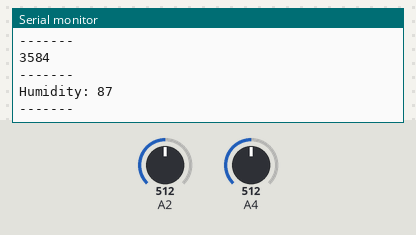
Recording of a sketch running on a simulated Arduino Uno, built with avr-gcc and run on an emulated ATmega328P. On the bench: the last lines printed to the serial monitor. Inputs (shaded band) come from the test bench; at power-on: A2 = 512, A4 = 512.

Above: at 1.8 s.
1.9 s: A2 set to 716
At 2.8 s:
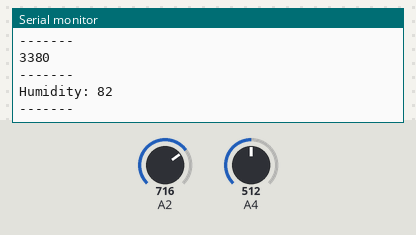
3.4 s: A4 set to 306
4.9 s: A2 set to 900
At 5.8 s:
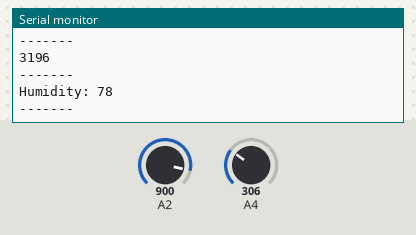
6.4 s: A4 set to 122
Timing chart, 0 to 8.9 s (numbered marks = the images above; inputs shaded):
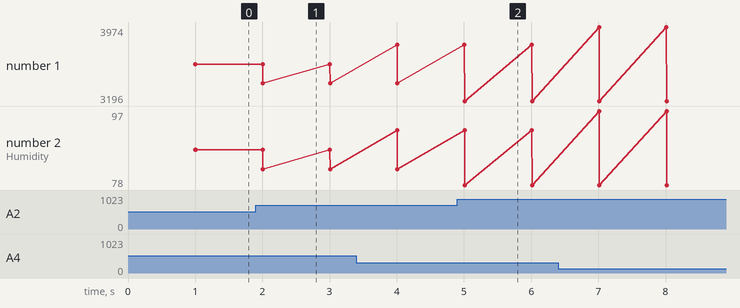

Measured:
- after the input at 1.9 s, the serial monitor: prints a new line after 0.11 s (image 1)
- after the input at 4.9 s, the serial monitor: prints a new line after 0.11 s (image 2)
- plotted number 1: 3584 → 3380 after the input at 1.9 s, 3380 → 3196 after the input at 4.9 s
- plotted number 2: 87 → 82 after the input at 1.9 s, 82 → 78 after the input at 4.9 s

The sketch:

ESP-Sensor-Basico.ino
```cpp
const int senPin1 = 34;
const int senPin2 = 32;
unsigned long period = 1000;

int sensorValue(int senPin) {
  int aux = 4096 - analogRead(senPin);
  Serial.println(aux);
  Serial.println("-------");
  int aux1 = map(aux, 0, 4096, 0, 100);
  Serial.print("Humidity: ");
  Serial.println(aux1);
  Serial.println("-------");
  return analogRead(senPin);
}

void setup() {
  Serial.begin(115200);
}

void loop() {
  delay(period);
  sensorValue(senPin1);
  sensorValue(senPin2);
}
```
